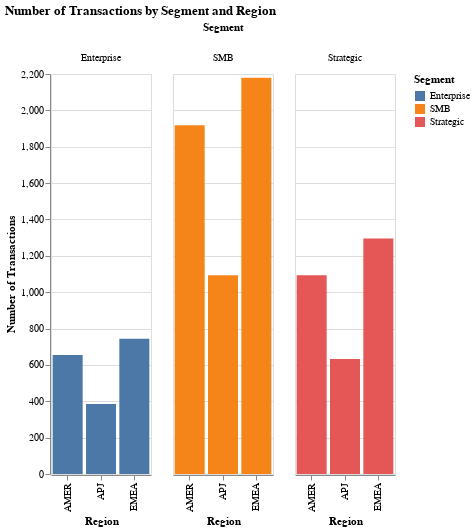

The cell this chart's notebook holds for it:
### Code cell
chart = alt.Chart(transactions_by_segment_region).mark_bar().encode(
    x=alt.X('Region:N', title='Region'),
    y=alt.Y('Transaction Count:Q', title='Number of Transactions'),
    color=alt.Color('Segment:N', legend=alt.Legend(title="Segment")),
    column=alt.Column('Segment:N', title='Segment'),
    tooltip=['Region:N', 'Segment:N', 'Transaction Count:Q']  # Show region, segment, and transaction count in the tooltip
).properties(
    title='Number of Transactions by Segment and Region',
    width=100,  # Adjust width of each column if needed
    height=400
)

chart

### Figure 1 — Vega specification as saved in the notebook (floating-point values rounded to 4 significant figures)
{"$schema": "https://vega.github.io/schema/vega/v5.json", "data": [{"name": "source_0", "values": [{"Region": "AMER", "Segment": "Enterprise", "Transaction Count": 654, "Transaction Count_start": 0.0, "Transaction Count_end": 654.0}, {"Region": "AMER", "Segment": "SMB", "Transaction Count": 1918, "Transaction Count_start": 0.0, "Transaction Count_end": 1918.0}, {"Region": "AMER", "Segment": "Strategic", "Transaction Count": 1093, "Transaction Count_start": 0.0, "Transaction Count_end": 1093.0}, {"Region": "APJ", "Segment": "Enterprise", "Transaction Count": 385, "Transaction Count_start": 0.0, "Transaction Count_end": 385.0}, {"Region": "APJ", "Segment": "SMB", "Transaction Count": 1093, "Transaction Count_start": 0.0, "Transaction Count_end": 1093.0}, {"Region": "APJ", "Segment": "Strategic", "Transaction Count": 632, "Transaction Count_start": 0.0, "Transaction Count_end": 632.0}, {"Region": "EMEA", "Segment": "Enterprise", "Transaction Count": 744, "Transaction Count_start": 0.0, "Transaction Count_end": 744.0}, {"Region": "EMEA", "Segment": "SMB", "Transaction Count": 2180, "Transaction Count_start": 0.0, "Transaction Count_end": 2180.0}, {"Region": "EMEA", "Segment": "Strategic", "Transaction Count": 1295, "Transaction Count_start": 0.0, "Transaction Count_end": 1295.0}]}, {"name": "column_domain", "values": [{"Segment": "Enterprise", "count": 3}, {"Segment": "SMB", "count": 3}, {"Segment": "Strategic", "count": 3}]}, {"name": "source_0_x_domain_Region", "values": [{"Region": "AMER"}, {"Region": "APJ"}, {"Region": "EMEA"}]}, {"name": "source_0_color_domain_Segment", "values": [{"Segment": "Enterprise"}, {"Segment": "SMB"}, {"Segment": "Strategic"}]}], "signals": [{"name": "child_width", "value": 100}, {"name": "child_height", "value": 400}], "marks": [{"type": "group", "name": "column-title", "title": {"text": "Segment", "style": "guide-title", "offset": 10}, "role": "column-title"}, {"type": "group", "name": "row_header", "encode": {"update": {"height": {"signal": "child_height"}}}, "axes": [{"scale": "y", "title": "Number of Transactions", "orient": "left", "tickCount": {"signal": "ceil(child_height/40)"}, "grid": false, "labelOverlap": true, "zindex": 0}], "role": "row-header"}, {"type": "group", "name": "column_header", "from": {"data": "column_domain"}, "sort": {"field": "datum[\"Segment\"]", "order": "ascending"}, "encode": {"update": {"width": {"signal": "child_width"}}}, "title": {"text": {"signal": "isValid(parent[\"Segment\"]) ? parent[\"Segment\"] : \"\"+parent[\"Segment\"]"}, "offset": 10, "style": "guide-label", "frame": "group"}, "role": "column-header"}, {"type": "group", "name": "column_footer", "from": {"data": "column_domain"}, "sort": {"field": "datum[\"Segment\"]", "order": "ascending"}, "encode": {"update": {"width": {"signal": "child_width"}}}, "axes": [{"scale": "x", "orient": "bottom", "title": "Region", "labelBaseline": "middle", "labelAngle": 270, "zindex": 0, "labelAlign": "right", "grid": false}], "role": "column-footer"}, {"type": "group", "name": "cell", "from": {"facet": {"data": "source_0", "name": "facet", "groupby": ["Segment"]}}, "sort": {"field": ["datum[\"Segment\"]"], "order": ["ascending"]}, "encode": {"update": {"width": {"signal": "child_width"}, "height": {"signal": "child_height"}}}, "marks": [{"type": "rect", "name": "child_marks", "from": {"data": "facet"}, "encode": {"update": {"fill": {"field": "Segment", "scale": "color"}, "y": {"field": "Transaction Count_end", "scale": "y"}, "ariaRoleDescription": {"value": "bar"}, "y2": {"field": "Transaction Count_start", "scale": "y"}, "x": {"field": "Region", "scale": "x"}, "description": {"signal": "\"Region: \" + (isValid(datum[\"Region\"]) ? datum[\"Region\"] : \"\"+datum[\"Region\"]) + \"; Number of Transactions: \" + (format(datum[\"Transaction Count\"], \"\")) + \"; Segment: \" + (isValid(datum[\"Segment\"]) ? datum[\"Segment\"] : \"\"+datum[\"Segment\"]) + \"; Transaction Count: \" + (format(datum[\"Transaction Count\"], \"\"))"}, "tooltip": {"signal": "{\"Region\": isValid(datum[\"Region\"]) ? datum[\"Region\"] : \"\"+datum[\"Region\"], \"Segment\": isValid(datum[\"Segment\"]) ? datum[\"Segment\"] : \"\"+datum[\"Segment\"], \"Transaction Count\": format(datum[\"Transaction Count\"], \"\")}"}, "width": {"signal": "max(0.25, bandwidth('x'))"}}}, "style": ["bar"]}], "axes": [{"scale": "y", "labels": false, "aria": false, "grid": true, "maxExtent": 0, "domain": false, "gridScale": "x", "minExtent": 0, "ticks": false, "zindex": 0, "tickCount": {"signal": "ceil(child_height/40)"}, "orient": "left"}], "style": "cell"}], "scales": [{"name": "x", "type": "band", "domain": {"data": "source_0_x_domain_Region", "field": "Region", "sort": true}, "range": [0, {"signal": "child_width"}], "paddingInner": 0.1, "paddingOuter": 0.05}, {"name": "y", "type": "linear", "domain": {"data": "source_0", "fields": ["Transaction Count_start", "Transaction Count_end"]}, "range": [{"signal": "child_height"}, 0], "nice": true, "zero": true}, {"name": "color", "type": "ordinal", "domain": {"data": "source_0_color_domain_Segment", "field": "Segment", "sort": true}, "range": "category"}], "title": {"text": "Number of Transactions by Segment and Region", "anchor": "start"}, "legends": [{"title": "Segment", "fill": "color", "symbolType": "square"}], "background": "white", "padding": 5, "layout": {"padding": 20, "offset": {"columnTitle": 10}, "columns": {"signal": "length(data('column_domain'))"}, "bounds": "full", "align": "all"}}
